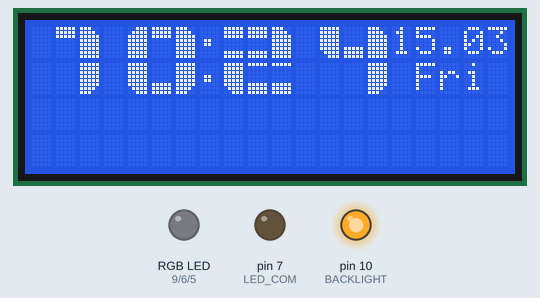
A program run on a simulated Arduino Nano, built with avr-gcc and run on an emulated ATmega328P. On the bench: 20×4 character LCD, an RGB LED mixed from three pins (HIGH = lit), output pins drawn as LEDs (lit = HIGH). The local clock reads 2024-03-15 10:24:30 at power-on unless the program sets it; EEPROM starts erased.

Above: at 0.6 s.
At 65.25 s:
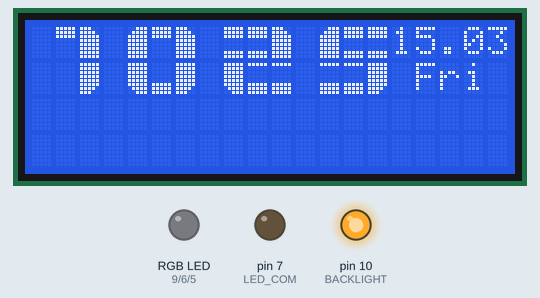
At 129.75 s:
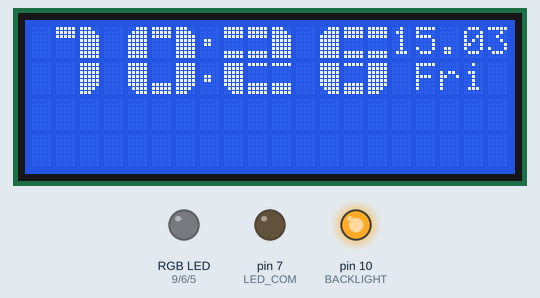

The program:

main.cpp
```cpp
/*
  Скетч к проекту "Домашняя метеостанция"
  Страница проекта (схемы, описания): https://alexgyver.ru/meteoclock/
  Исходники на GitHub: https://github.com/AlexGyver/MeteoClock
  Нравится, как написан и закомментирован код? Поддержи автора! https://alexgyver.ru/support_alex/
  Автор: AlexGyver Technologies, 2018
  http://AlexGyver.ru/
*/

/*
  Время и дата устанавливаются атвоматически при загрузке прошивки (такие как на компьютере)
  График всех величин за час и за сутки (усреднённые за каждый час)
  В модуле реального времени стоит батарейка, которая продолжает отсчёт времени после выключения/сброса питания
  Как настроить время на часах. У нас есть возможность автоматически установить время на время загрузки прошивки, поэтому:
	- Ставим настройку RESET_CLOCK на 1
  - Прошиваемся
  - Сразу ставим RESET_CLOCK 0
  - И прошиваемся ещё раз
  - Всё
*/

/* Версия 1.5
  - Добавлено управление яркостью
  - Яркость дисплея и светодиода СО2 меняется на максимальную и минимальную в зависимости от сигнала с фоторезистора
  Подключите датчик (фоторезистор) по схеме. Теперь на экране отладки справа на второй строчке появится величина сигнала
  с фоторезистора.
*/

/*
0 часы и данные
  1 график температуры за час
  2 график температуры за сутки
  3 график влажности за час
  4 график влажности за сутки
  5 график давления за час
  6 график давления за сутки
  7 график углекислого за час
  8 график углекислого за сутки
*/

#include "main.h"
//------------------------SETUP-----------------------

void setup() {
  // Serial.begin(9600);

  EEPROM_init();

  pinMode(BACKLIGHT, OUTPUT);
  pinMode(LED_COM, OUTPUT);
  pinMode(LED_R, OUTPUT);
  pinMode(LED_G, OUTPUT);
  pinMode(LED_B, OUTPUT);

  setLED(0, 0, 0);

  // digitalWrite(LED_COM, LED_MODE);
  analogWrite(BACKLIGHT, LCD_BRIGHT_MAX);

  #if (CLOCK ==  1)
    display_init();
    // Serial.println("Display inition is DONE");
  #elif (CLOCK == 2)
  #elif (CLOCK == 3)
  #elif (CLOCK == 4)
  #endif

//---------------------DEBUG--------------------------------

  #if (DEBUG == 1)
    debug_start();
  #endif

//---------------------DEBUG END----------------------------

  #if (SENSORS == 1)
    init_sens();
    // Serial.println("Sensors inition is DONE");
  #endif

  // analogReference(INTERNAL);
  // analogRead(PC_PIN);

  #if (POWER_IND != 0)
    power_control();
  #endif

  draw_main_disp(); // Update time and sensors and display it
}

//----------------------LOOP--------------------------

void loop() {

  #if (SENSORS == 1)
    if (sensorsTimer.isReady()) {
      readSensors();             // Read sensors with frequency of SENS_TIME
      // Serial.println("Check sensors is DONE");
  }
  #endif

  #if (ALARM == 1)
    if (checkAlarm.isReady() && !alarmIs_ON) {                            // проверить соответствие времени будильника текущему
      if(alarmControl() != 0) alarmIs_ON = true;
    }

    if (alarmIs_ON){
      alarmStart(alarmControl());
      display_blinking(alarmIs_ON);
      if (Enc_IsDouble()){
        alarmStop();
        alarmIs_ON = false;
        display_blinking(alarmIs_ON);
      }
    }
  #endif

  #if (DISPLAY_TYPE == 1)
    if (clockTimer.isReady()) clockTick();        // два раза в секунду пересчитываем время и мигаем точками

    #if (SENSORS == 1 && GRAPH == 1)
      plotSensorsTick();
    #endif

    switch (Mode(0)) {
      case 0:
        #if (SENSORS == 1)

          #if (GRAPH == 1)
            if(Mode(0) != 9 && Mode(0) != 10){                         // тут внутри несколько таймеров для пересчёта графиков (за час, за день и прогноз)
            modesTick();
          }
            #else
              brightnessControl();
          #endif

          if (drawSensorsTimer.isReady()) {
            drawSensors();  // обновляем показания датчиков на дисплее с периодом SENS_TIME

            #if (POWER_IND != 0)
              PowerControlCheck++;
              if(PowerControlCheck == 60){  // Every 10 min check power voltage
                power_control();
                PowerControlCheck = 0;
              }
            #endif

            drawFlags();
          }
        #else
          #if (POWER_IND == 2)
            power_control();
          #endif
        #endif
        #if (ALARM == 1)
          if (Enc_IsDouble() && !alarmIs_ON) Mode(9);
          if(Enc_IsHolded()) Mode(10);
        #else
          if(Enc_IsHolded()) Mode(10);
        #endif
        break;
      case 9:
        #if (ALARM == 1)
          alarmTuning();
        #else
          draw_main_disp();
        #endif
        break;
      case 10:
        #if (OPTION == 1)
          options();
        #else
          draw_main_disp();
        #endif
        break;
      default:
        #if (SENSORS == 1 && GRAPH == 1)                                        // в любом из графиков
          if (plotTimer.isReady()) redrawPlot();          // перерисовываем график
        #endif
        break;
      }                                  // в режиме "главного экрана"

    #else
      #if (SENSORS == 1)
        if (drawSensorsTimer.isReady()) drawSensors();
      #endif
    #endif
}
```

alarm.h
```cpp
#ifndef alarm_h
#define alarm_h

#include <Arduino.h>
// #define BUZZER A7
// const byte speaker_pin = A7;

class alarm {

  public:
    alarm();
    void alarm_set(uint8_t hour, uint8_t minute, uint8_t sound, bool status);
    uint8_t get_wakeHour();
    uint8_t get_wakeMinute();
    uint8_t get_wakeSound();
    bool get_wakeStatus();
    bool checkAlarm(uint8_t hour, uint8_t minute);
    uint8_t wakeUP_Sound();
    void stop();
    void rst();
    bool isRunning();
    void getEEPROM(uint8_t h_addr, uint8_t m_addr, uint8_t snd_addr, uint8_t st_addr);
    void putEEPROM(uint8_t h_addr, uint8_t m_addr, uint8_t snd_addr, uint8_t st_addr);

  private:
    uint8_t wakeHour;
    uint8_t wakeMinute;
    uint8_t wakeSound;
    bool wakeStatus = false;
    bool state = false;
};

#include <EEPROM.h>

#endif
```

debugger.h
```cpp
#ifndef debugger_h
#define debugger_h

#include <Arduino.h>
#include "functions.h"

void debug_start();

#endif
```

functions.h
```cpp
#ifndef functions_h
#define functions_h

#include <Arduino.h>

//-------------------------- Modules ----------------------

#define CLOCK 1       //1 - clock type 1; 2 - clock type 2; 3 - clock type 3; 4 - clock type 4
#define ALARM 0       //0 - alarm module OFF; 1 - alarm module ON
#define OPTION 0      //0 - options OFF; 1 - options ON
#define SENSORS 0     //0 - sensors OFF; 1 - sensors ON
#define SENS_CO2 1    //0 - CO2 sensor OFF; 1 - CO2 sensor ON
#define SENS_TEMP 1   //0 - temperature sensor OFF; 1 - remperature sensor ON
#define SENS_HUM 1    //0 - hummadity sensor OFF; 1 - hummadity sensor ON
#define SENS_PRESS 1  //0 - pressure sensor OFF; 1 - pressure sensor ON
#define GRAPH 0       //0 - graphics displaying OFF; 1 - graphics displaying ON
#define POWER_IND 0   //0 - power indicator OFF; 1 - low power indicator ON; 2 - percently power indicator ON

//---------------------------------------------------------

#define EEPROM_KEY_ADDR 0
#define EEPROM_KEY 190
#define DEBUG 0             // вывод на дисплей лог инициализации датчиков при запуске. Для дисплея 1602 не работает! Но дублируется через порт!
#define RESET_CLOCK 0       // сброс часов на время загрузки прошивки (для модуля с несъёмной батарейкой). Не забудь поставить 0 и прошить ещё раз!

// Общие настройки
#define DISP_MODE 1         // в правом верхнем углу отображать: 0 - год, 1 - день недели, 2 - секунды
#define DISPLAY_TYPE 1      // тип дисплея: 1 - 2004 (большой), 0 - 1602 (маленький)
#define DISPLAY_ADDR 0x27   // адрес платы дисплея: 0x27 или 0x3f. Если дисплей не работает - смени адрес! На самом дисплее адрес не указан
#define CURSOR_L 62           // Cursor's symbol for left side
#define CURSOR_R 60           // Cursor's symbol for right side
#define DELAY 1500          // Delay of displaying "done" message

#define WEEK_LANG 0         // язык дня недели: 0 - английский, 1 - русский (транслит)
#define LED_MODE 0          // тип RGB светодиода: 0 - главный катод, 1 - главный анод
#define BLUE_YELLOW 0       // 0 - BLUE; 1 - YELLOW

#if (LED_MODE)
  #define OFF_LED 255
  #define ON_LED 0
#else
  #define OFF_LED 0
  #define ON_LED 255
#endif

// Пины
// #define PHOTO_PIN 0         // пин фоторезистора
#define PHOTO A3            // Фоторезистор
#define CLK 12              // пин CLK энкодера
#define DT 11               // пин DT  энкодера
#define SW 8                // пин SW энкодера
#define MHZ_RX 2            // Датчик СО2 RX
#define MHZ_TX 3            // Датчик СО2 TX
#define BTN_PIN 4           // Сенсорная кнопка
#define LED_COM 7           // Катод (анод) RGB светодиода
#define LED_R 9             // Красноя нога светодиода
#define LED_G 6             // Зеленая нога светодиода
#define LED_B 5             // Синяя нога светодиода
#define BACKLIGHT 10        // Подсветка дисплея


// Управление яркостью
#define BRIGHT_CONTROL 1      // 0/1 - запретить/разрешить управление яркостью (при отключении яркость всегда будет макс.)
#define BRIGHT_THRESHOLD 150  // величина сигнала, ниже которой яркость переключится на ночной режим (0-1023)
#define LED_BRIGHT_MAX 255    // макс яркость светодиода СО2 (0 - 255)
#define LED_BRIGHT_MIN 10     // мин яркость светодиода СО2 (0 - 255)
#define LCD_BRIGHT_MAX 255    // макс яркость подсветки дисплея (0 - 255)
#define LCD_BRIGHT_MIN 10     // мин яркость подсветки дисплея (0 - 255)
#define LCD_BRIGHT_STEP 10    // шаг изменения подсветки
#define OPTION_DT 255         // Значения по умолчанию
#define DIS_BRS_DAY_DT 80     // Яркость дисплея днем по умолчанию
#define DIS_BRS_NIGHT_DT 20   // Яркость дисплея ночью по умолчанию
#define RGB_BRS_DAY_DT 80     // Яркость светодиода днем по умолчанию
#define RGB_BRS_NIGHT_DT 20   // Яркость светодиода ночью по умолчанию
#define VOLUME_DT 50          // Уровень громкости динамика
#define ZOOM_LED 3000         // Время максимальной яркости стветодиода при нажатии на кнопку
#define CO2_GREEN_THRESHOLD 800   // Нижний порог допустимого уровня содержания СО2
#define CO2_YELLOW_THRESHOLD 1200 // Верхний порог допустимого уровня содержания СО2

#include <LiquidCrystal_I2C.h>
void display_init();

#if (SENSORS == 1)
  #include <Adafruit_Sensor.h>
  #include <Adafruit_BME280.h>
#endif

#include <RTClib.h>
#include <GyverTimer.h>
#include <GyverEncoder.h>
#include <cactus_io_BME280_I2C.h>
#include <GyverButton.h>

#if (SENS_CO2 == 1)
  #include <MHZ19_uart.h>
#endif

void drawDig(uint8_t dig, uint8_t x, uint8_t y);
void drawDots(uint8_t x, uint8_t y, bool state);
void drawClock(uint8_t hours, uint8_t minutes, uint8_t x, uint8_t y);
void drawData();
void loadClock();

void setLED(uint8_t color, uint8_t lbd, uint8_t lbn);
void brightnessRef(uint8_t dbd, uint8_t dbn, uint8_t lbd, uint8_t lbn);
void brightnessControl();

void clockTick();
void get_time();

void draw_main_disp();

void checkInput();
bool Enc_IsClick();
bool Enc_IsDouble();
bool Enc_IsHolded();
void Enc_Reset();

uint8_t Mode(uint8_t x);
void drawFlags();
void EEPROM_init();
void reload_ch_flg();
void space_prt(uint8_t q, uint8_t x, uint8_t y);

#if (WEEK_LANG == 0)
static const char *dayNames[]  = {
  "Sun",
  "Mon",
  "Tue",
  "Wed",
  "Thu",
  "Fri",
  "Sat",
};
static const char *optNames[] = {
  "Night mode",
  "Alarms OFF",
  "Alarms RST",
  "Disp day",
  "Disp night",
  "LED day",
  "LED night",
  "Disp blink",
  "Time/Date",
  "Volume",
  "Debug start",
  "Up"
};
#else
static const char *dayNames[]  = {
  "BOCK",
  "POND",
  "BTOP",
  "CPED",
  "4ETB",
  "5YAT",
  "CYBB",
};
#endif


#if (ALARM == 1)
  #include "sound.h"
  #include "alarm.h"

  #define ALARM1_HOUR_ADDR 1
  #define ALARM1_MIN_ADDR 2
  #define ALARM1_SOUND_ADDR 3
  #define ALARM1_STATUS_ADDR 4

  #define ALARM2_HOUR_ADDR 5
  #define ALARM2_MIN_ADDR 6
  #define ALARM2_SOUND_ADDR 7
  #define ALARM2_STATUS_ADDR 8

  #define ALARM3_HOUR_ADDR 9
  #define ALARM3_MIN_ADDR 10
  #define ALARM3_SOUND_ADDR 11
  #define ALARM3_STATUS_ADDR 12

  void alarmTuning();
  uint8_t alarmControl();
  void alarmStart(uint8_t set);
  void drawAlarmClock(uint8_t hours, uint8_t minutes, uint8_t x, uint8_t y, bool draw);
  void alarmStop();

  struct alarmTuner {
    int8_t hour;
    int8_t minute;
    int8_t sound;
    bool status;
  };
  void alarm_OFF();
  void alarm_RST();
#else
  #include <EEPROM.h>
#endif

//--------------- Options display -----------------
#if (OPTION == 1)
  #define OPTION_STATUS_ADDR 13
  #define DIS_BRS_DAY_ADDR 14
  #define DIS_BRS_NIGHT_ADDR 15
  #define RGB_BRS_DAY_ADDR 16
  #define RGB_BRS_NIGHT_ADDR 17
  #define VOLUME_ADDR 18

  typedef struct option{
    uint8_t param;
    uint8_t d_param;
    uint8_t id;
  };

  typedef struct print{
    uint8_t s1_c1; uint8_t s1_c2;
    uint8_t s2_c1; uint8_t s2_c2;
    uint8_t s3_c1; uint8_t s3_c2;
    uint8_t s4_c1; uint8_t s4_c2;
  };

  typedef struct time_set{
    uint16_t year;
    uint8_t month;
    uint8_t day;
    uint8_t hrs;
    uint8_t mins;
  };

  void options();
  void cursor();
  bool cursor_get_pos();
  void opt_save();
  void opt_ref();
  void opt_change(bool dir);
  void opt_eeprom_save();
  void opt_eeprom_dwl();
  void processing();
  void opt_up();
  void opt_prt(struct print);
  uint8_t opt_fnd(uint8_t pos);
  void cursor_prt();
  void display_blinking(bool);
  void time_date_set();
  void draw_time_date_set(struct time_set, bool df, uint8_t param);
#endif

#if (DEBUG == 1)
  void go_debug();
  void debug_start();
#endif

#if (SENSORS == 1)
// пределы отображения для графиков
  #define TEMP_MIN 15         // Минимальны уровень отображения графика температуры
  #define TEMP_MAX 35         // Максимальный уровень отображения графика температуры
  #define HUM_MIN 0           // Минимальный уровень отображения графика влажности
  #define HUM_MAX 100         // Максимальный уровень отображения графика влажности
  #define PRESS_MIN -100      // Минимальный уровень отображения графика давления
  #define PRESS_MAX 100       // Максимальный уровень отображения графика давления
  #define CO2_MIN 300         // Минимальный уровень отображения графика СО2
  #define CO2_MAX 2000        // Максимальный уровень отображения графика СО2

  #if(GRAPH == 1)
    void modesTick();
    void drawPlot(uint8_t pos, uint8_t row, uint8_t width, uint8_t height, int min_val, int max_val, int *plot_array, uint8_t label);
    void loadPlot();
    void redrawPlot();
    void plotSensorsTick();
  #endif

  void init_sens();
  void readSensors();
  void drawSensors();
#endif

#if(POWER_IND == 1)

  #define R1 67000    // Resistor 1 of divider
  #define R2 9960    // Resistor 2 of divider
  #define DIVIDER R2/(R1+R2)
  #define V_REF 11        // Reference voltage multiplied x10
  #define PC_LEVEL 62     // Low power level multiplied x10
  #define PC_IND 33       // Low power symbol
  #define PC_PIN A1       // Divider pin

  void power_control();

#elif(POWER_IND == 2)

  #define R1 67000    // Resistor 1 of divider
  #define R2 9960    // Resistor 2 of divider
  #define DIVIDER R2/(R1+R2)
  #define V_REF 50        // Reference voltage multiplied x10
  #define PC_LEVEL 62     // Low power level multiplied x10
  #define PC_PIN A1       // Divider pin
  #define BAT_MAX_V 84
  #define BAT_MIN_V 60

  void power_control();

#endif

#endif
```

main.h
```cpp
#ifndef main_h
#define main_h

//-------------------------- Libraries --------------------

#include <Arduino.h>
// #include <Wire.h>
#include "functions.h"
#include <GyverTimer.h>
//---------------------------------------------------------

// ------------------------- НАСТРОЙКИ --------------------
// #define RESET_CLOCK 0       // сброс часов на время загрузки прошивки (для модуля с несъёмной батарейкой). Не забудь поставить 0 и прошить ещё раз!
#if (ALARM == 1)
  #define ALARMCHECK 10000    // частота проверки времени будильника
  GTimer_ms checkAlarm(ALARMCHECK);             //Check alarm's time 10 sec
  bool alarmIs_ON = false;
#endif

#if (SENSORS == 1)
  #define SENS_TIME 10000     // время обновления показаний сенсоров на экране, миллисекунд
  GTimer_ms sensorsTimer(SENS_TIME);            //Check sensor timer 10 sec
  GTimer_ms drawSensorsTimer(SENS_TIME);        //Drawing sensors timer 10 sec

  #if(GRAPH == 1)
  GTimer_ms plotTimer(240000);                  //Drawing plot any 4 min
  #endif
#endif

static uint8_t PowerControlCheck;

GTimer_ms clockTimer(500);                    //Get real time every 0.5 sec

#endif
```

alarm.cpp
```cpp
#include "alarm.h"
// QBPlay* play;
// static bool fs_sound_flag;

alarm::alarm(){
  wakeHour = 0;
  wakeMinute = 0;
  wakeSound = 1;
  wakeStatus = false;
  // play = new QBPlay(BUZZER);
};

void alarm::alarm_set(uint8_t hour, uint8_t minute, uint8_t sound, bool status){
  wakeHour = hour;
  wakeMinute = minute;
  wakeSound = sound;
  wakeStatus = status;
  // play = new QBPlay(speaker_pin);
};

uint8_t alarm::get_wakeHour(){
  return wakeHour;
}

uint8_t alarm::get_wakeMinute(){
  return wakeMinute;
}

uint8_t alarm::get_wakeSound(){
  return wakeSound;
}

bool alarm::get_wakeStatus(){
  return wakeStatus;
}

bool alarm::checkAlarm(uint8_t hour, uint8_t minute){
  if(wakeHour == hour && wakeMinute == minute && wakeStatus) {
    state = true;
    return true;
  }
    else{
      return false;
    }
}

uint8_t alarm::wakeUP_Sound(){
  return wakeSound;
}

void alarm::stop(){
  wakeStatus = false;
  state = false;
}

void alarm::rst(){
  wakeMinute = 0;
  wakeHour = 0;
  wakeSound = 0;
  wakeStatus = false;
}

bool alarm::isRunning(){
  return state;
}

void alarm::putEEPROM(uint8_t h_addr, uint8_t m_addr, uint8_t snd_addr, uint8_t st_addr){
  EEPROM.update(h_addr, wakeHour);
  EEPROM.update(m_addr, wakeMinute);
  EEPROM.update(snd_addr, wakeSound);
  EEPROM.update(st_addr, wakeStatus);
}

void alarm::getEEPROM(uint8_t h_addr, uint8_t m_addr, uint8_t snd_addr, uint8_t st_addr){
  EEPROM.get(h_addr, wakeHour);
  EEPROM.get(m_addr, wakeMinute);
  EEPROM.get(snd_addr, wakeSound);
  EEPROM.get(st_addr, wakeStatus);
}
```

Source omitted: sound.h (3685 bytes), debugger.cpp (2248 bytes), functions.cpp (67942 bytes), sound.cpp (762 bytes)
